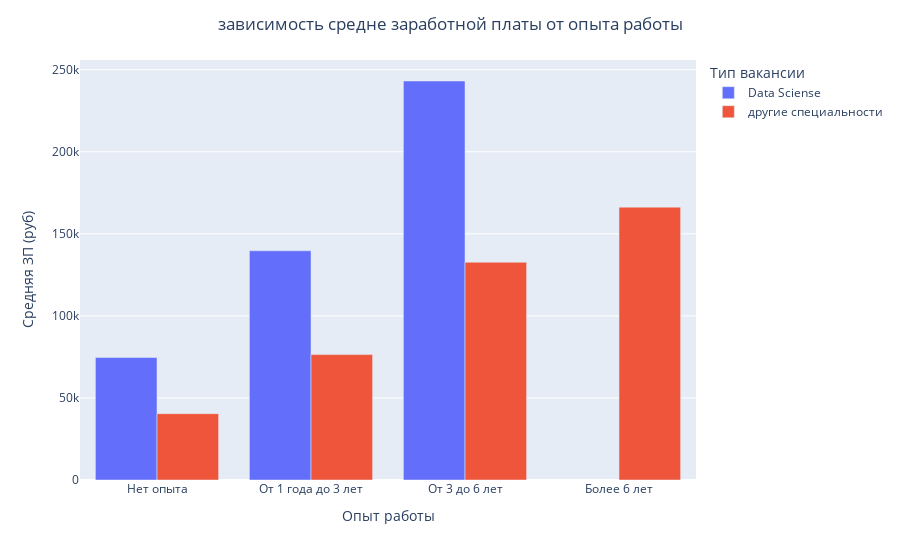

Here is the notebook cell this chart was saved with:
### Code cell
fig = px.bar(
    df_add_1,
    x="experience",
    y='mean_salary',
    color='vacansies_type',
    barmode='group',
)
fig.update_layout(
    title={
        'text': 'зависимость средне заработной платы от опыта работы',
        'x': 0.5,
    },
    yaxis=dict(
        title={
            'text': 'Средняя ЗП (руб)'
        },        
    ),
    xaxis=dict(
        title={
            'text': 'Опыт работы'
        },        
    ),
    legend=dict(
        title={
            'text': 'Тип вакансии',
        }, 
    ),
)

fig.show()

### Figure 1 — Plotly figure (JSON) as saved in the notebook; plotly's stock layout.template omitted (floating-point values rounded to 4 significant figures)
{"data": [{"alignmentgroup": "True", "hovertemplate": "vacansies_type=Data Sciense<br>experience=%{x}<br>mean_salary=%{y}<extra></extra>", "legendgroup": "Data Sciense", "marker": {"color": "#636efa", "pattern": {"shape": ""}}, "name": "Data Sciense", "offsetgroup": "Data Sciense", "orientation": "v", "showlegend": true, "textposition": "auto", "type": "bar", "x": ["Нет опыта", "От 1 года до 3 лет", "От 3 до 6 лет"], "xaxis": "x", "y": [74643, 139675, 243115], "yaxis": "y"}, {"alignmentgroup": "True", "hovertemplate": "vacansies_type=другие специальности<br>experience=%{x}<br>mean_salary=%{y}<extra></extra>", "legendgroup": "другие специальности", "marker": {"color": "#EF553B", "pattern": {"shape": ""}}, "name": "другие специальности", "offsetgroup": "другие специальности", "orientation": "v", "showlegend": true, "textposition": "auto", "type": "bar", "x": ["Нет опыта", "От 1 года до 3 лет", "От 3 до 6 лет", "Более 6 лет"], "xaxis": "x", "y": [40425, 76403, 132683, 166256], "yaxis": "y"}], "layout": {"barmode": "group", "legend": {"title": {"text": "Тип вакансии"}, "tracegroupgap": 0}, "margin": {"t": 60}, "title": {"text": "зависимость средне заработной платы от опыта работы", "x": 0.5}, "xaxis": {"anchor": "y", "domain": [0, 1], "title": {"text": "Опыт работы"}}, "yaxis": {"anchor": "x", "domain": [0, 1], "title": {"text": "Средняя ЗП (руб)"}}}}
